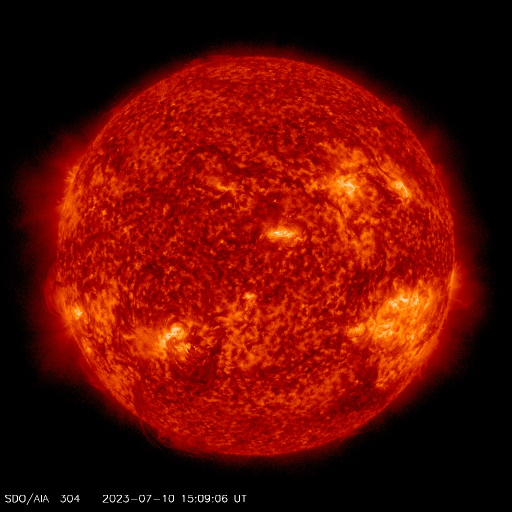
#> input picture Wednesday/latest_1024_0304.jpg, 1024 x 1024 px (shown at 1/2 size); the run also reads 1 picture not shown here
$ jupyter execute --allow-errors 'Workshop 3.1 2Dand3Dvisualisation  students.ipynb'   (shell and % lines are left out)
#> lines starting #> are read from the running program, lines starting #| are printed output that depends on the picture
Sometimes it is useful to display three-dimensional data in two or three dimensions using contours or color-coded regions. This is useful for when visualising satellite images or medical scans.

Content:

- Visualise a map generated by mathematics
- Creating a "meshgrid", a map and rotations
- Mapping of Melbourne and tooltips
- Generate 3D Surface Plot, mplot3d Toolkit
- Add markers to 3D scatter plots
- Images, processing, SVD decomposition for compression of images
- Contour plots and Images
- Stream plot of two point charges

If you want to read the content of your folder where you keep all your python notebooks:

[cell 1]
import os
print(os.getcwd())

# Visualise a tea-pot generated by mathematics

https://trimsh.org/

Ok, Trimesh is a very advanced library, probably not of too much use for us, but for fun, let's import one of their  meshes and visualise it.

Trimesh is a pure Python (2.7-3.5+) library for loading and using triangular meshes with an emphasis on watertight surfaces. The goal of the library is to provide a full featured and well tested Trimesh object which allows for easy manipulation and analysis, in the style of the Polygon object in the Shapely library.

Must install:

You could use trimesh or a similar module to quickly achieve your goal without reinventing the wheel, as such libraries already implement methods for dealing with meshes.

See below a quick implementation of a projection of a surface onto an arbitrary plane, defined by its normal vector and origin.

You will have to import Axes3D to enable the 3d plotting in matplotlib. import Axes3D

Upload the file : teapot.obj in the same folder with your jupyter notebook

[cell 2]
import numpy as np
from mpl_toolkits.mplot3d import Axes3D
import matplotlib.pyplot as plt
import trimesh

#> (the rest of this cell did not finish here and is left out)

# Visualise a map generated by mathematics

[cell 3]
import matplotlib.pyplot as plt
import numpy as np

#if we want a simpler style for plotting a surface
plt.style.use('_mpl-gallery-nogrid')

# make data x,y and define z as a function of x and y
X, Y = np.meshgrid(np.linspace(-3, 3, 16), np.linspace(-3, 3, 16))
Z = (1 - X/2 + X**5 + Y**3) * np.exp(-X**2 - Y**2)

# plot
fig, ax = plt.subplots()

ax.imshow(Z)

plt.show()
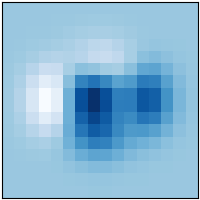
#> figure drawn by matplotlib, 1 panel

# Two- and Three-Dimensional Plotting in Matplotlib

keywords: meshgrid, plot_surface, plot_wireframe, countour3D, scatter

## Creating a "meshgrid"

Using NumPy arrays enables you to express many kinds of data processing tasks as concise array expressions that might otherwise require writing loops. This practice of replacing explicit loops with array expressions is commonly referred to as vectorization. In general, vectorized array operations will often be one or two (or more) orders of magnitude faster than their pure Python equivalents, with the biggest impact in any kind of numerical computations.

The numpy module of Python provides meshgrid() function for creating a rectangular grid with the help of the given 1-D arrays that represent the Matrix indexing or Cartesian indexing.

Click on this link:

    https://www.javatpoint.com/numpy-meshgrid

###Note:

The purpose of np.meshgrid is already mentioned in the documentation:

np.meshgrid : https://docs.scipy.org/doc/numpy/reference/generated/numpy.meshgrid.html

* Return coordinate matrices from coordinate vectors.

* Make N-D coordinate arrays for vectorized evaluations of N-D scalar/vector fields over N-D grids, given one-dimensional coordinate arrays x1, x2,..., xn.

So it's primary purpose is to create a coordinates matrices.

You probably just asked yourself:

Why do we need to create coordinate matrices?
The reason you need coordinate matrices with Python/NumPy is that there is no direct relation from coordinates to values, except when your coordinates start with zero and are purely positive integers. Then you can just use the indices of an array as the index. However when that's not the case you somehow need to store coordinates alongside your data. That's where grids come in.

Task:


Let us define a regular grid using numpy.arange

* Let us take the X-axis ranging from -5 to 5 and Y-axis ranging from -5 to 5.

* So there are a total of (11 * 11) = 121 points marked in the figure each with a X-coordinate and a Y-coordinate.

* For any line parallel to the X-axis, the X-coordinates of the marked points respectively are -5,-4, -3, -2, -1, 0, 1, 2, 3, 4,5. (x_vals = np.arange(start, start+n, 1))

* On the other hand, for any line parallel to the Y-axis, the Y-coordinates of the marked points from bottom to top are -5, -4, -3, -2, -1, 0, 1, 2, 3, 4, 5. (y_vals = np.arange(start, start+m, 1))

* The numpy.meshgrid function returns two 2-Dimensional arrays representing the X and Y coordinates of all the points: X, Y = np.meshgrid(x_vals, y_vals)

[cell 4]
import matplotlib.pyplot as plt
import numpy as np

n, m = 11, 11
start = -5

x_vals = np.arange(start, start+n, 1)
y_vals = np.arange(start, start+m, 1)
X, Y = np.meshgrid(x_vals, y_vals)

#print the values of x in each grid
#print(x_vals)
print(X)
#print(Y)

[cell 5]
# Clockwise, 2D rotation matrix
import numpy as np
rot=0

pi = np.pi

#x = np.linspace(-2.*pi, 2.*pi, 1001)
#y = x.copy()

#> (the rest of this cell did not finish here and is left out)

Let's rotate the image by 20 degrees

[cell 6]
# Clockwise, 2D rotation matrix
import numpy as np

#rotation angle
rot=20

pi = np.pi

x = np.linspace(-2.*pi, 2.*pi, 1001)
y = x.copy()

X, Y = np.meshgrid(x, y)
#rotation matrix and the transformation:
Xr   =  np.cos(rot)*X + np.sin(rot)*Y  # "cloclwise"
Yr   = -np.sin(rot)*X + np.cos(rot)*Y
#the new mapping
zz = np.sin(Xr) + np.cos(Yr)


# plot
fig, ax = plt.subplots()

ax.imshow(zz)

plt.show()
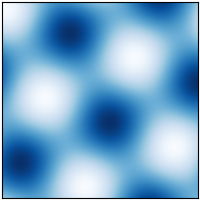
#> figure drawn by matplotlib, 1 panel

# Mapping of Melbourne and tooltips

Creating Visualisation
I’ll be using the Python package Folium for creating the visualisation.

[cell 7]

import folium

To create a base map, simply pass your starting coordinates to Folium:

The Python code  creates the base layer of the map which opens at the center cordinates. This base layer has a tile styling of ‘OpenStreetMap’ which looks like the below. You can customise the tile set with the styling options per the Folium documentation here (and search for the tile layer class).

[cell 8]
import folium
#> (the rest of this cell did not finish here and is left out)

#> (a cell that did not finish here is left out)

I’ll be mainly focusing on Monash Univ  and surrounded suburbs, I’ll be using coordinates for our uni and will set the zoom size to 13.

[cell 10]
folium.Map(location=[-37.91, 145.132], zoom_start=17)
#> (this line was passed over: folium is not available in this run)

# Create tooltip interaction

Find us in the School of Math and a coffee shop!

Add more tooltips, add the location of your cat or house.....as a marker on the map

#> (a cell that did not finish here is left out)

#> (a cell that did not finish here is left out)

Then instead of using Folium.Marker, I’m using Folium.Circle a dangerous zone (don't get closer!

#> (a cell that did not finish here is left out)

Now, I am impressed.

Let’s zoom it in.

So, This is how I wanted my map to be and I’m going to include this in my report.

You can actually show more information on the tooltip
(https://towardsdatascience.com/creating-interactive-geospatial-visualisation-75a2dfaf7e59)

## Generate 3D Surface Plot
### The function f(x,y) and its 3D graphical representation using the mplot3d Toolkit

In this section we want to go over some of the basic ideas about functions of more than one variable such as:
$f(x,y) $, a function $f$ that depends of two variables $(x,y)$ at once.

$f(x)=x^4$ is a simple function. So is this function: $f(x)=1-x-x^2$.

But $f(x,y)=x^2 +y^2$ is a new function that depends on $x$ and $y$.
The Domains of x and y has to be specified if you want to plot this function.

When $z = f(x, y)$,  this is a surface in 3D! The height $z = f(x, y)$ over each point of (x,y) gives the value of f.

To generate an image like this, we first want to create x and y arrays using np.arange or np.linspace, then calculate a "height" value, z, at each point in x and y. (where z = f(x,y))

We will use the meshgrid to generate (x,y) pairs. The purpose of meshgrid is to create a rectangular grid out of an array of x values and an array of y values.

Then, we use: plot_surface().

Surface plot shows a functional relationship between a designated dependent variable (Z), and two independent variables (X and Y). The plot is a companion plot to the contour plot. A surface plot is like a wireframe plot, but each face of the wireframe is a filled polygon. This can aid perception of the topology of the surface being visualized. The plot_surface() function x,y and z as arguments.

References:
https://images.app.goo.gl/CFRs1btkS5VgUcHK6

https://www.whitman.edu/mathematics/calculus_online/section14.01.html

https://www.tutorialspoint.com/matplotlib/matplotlib_3d_surface_plot.htm

Let's plot : $f(x,y)=x^2 +y^2$

[cell 14]
import numpy as np
import matplotlib.pyplot as plt

def myfunction(x,y):
    return x**2+y**2

## The mplot3d Toolkit

Generating 3D plots using the mplot3d toolkit.

https://matplotlib.org/3.1.1/tutorials/toolkits/mplot3d.html

Add the mpl_toolkits.mplot3d

[cell 15]
from mpl_toolkits.mplot3d import Axes3D
# Axes3D import has side effects, it enables using projection='3d' in add_subplot

[cell 16]
fig = plt.figure()
ax = fig.add_subplot(111, projection='3d')
x = y = np.arange(-3.0, 3.0, 0.05)
X, Y = np.meshgrid(x, y)

#define z=f(x,y)
zs = np.array(myfunction(np.ravel(X), np.ravel(Y)))

Z = zs.reshape(X.shape)

ax.plot_surface(X, Y, Z)

ax.set_xlabel('X Label')
ax.set_ylabel('Y Label')
ax.set_zlabel('Z Label')

plt.show()
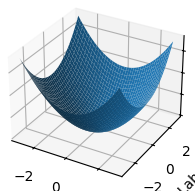
#> figure drawn by matplotlib, 1 panel

Exercise:

Change the colour of the plot, choose a 'hot' colour map. To do this replace:

ax.plot_surface(X, Y, Z)

by

my_cmap = plt.get_cmap('hot')
ax.plot_surface(X, Y, Z, cmap=my_cmap)

[cell 17]
fig = plt.figure()
ax = fig.add_subplot(111, projection='3d')
x = y = np.arange(-3.0, 3.0, 0.05)
X, Y = np.meshgrid(x, y)

#define z=f(x,y)
zs = np.array(myfunction(np.ravel(X), np.ravel(Y)))

Z = zs.reshape(X.shape)

my_cmap = plt.get_cmap('hot')
ax.plot_surface(X, Y, Z, cmap=my_cmap)

ax.set_xlabel('X Label')
ax.set_ylabel('Y Label')
ax.set_zlabel('Z Label')

plt.show()
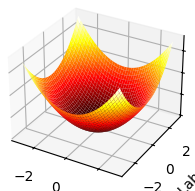
#> figure drawn by matplotlib, 1 panel

[cell 18]
fig = plt.figure()
ax = fig.add_subplot(111, projection='3d')
x = y = np.arange(-3.0, 3.0, 0.05)
X, Y = np.meshgrid(x, y)
#define z=f(x,y)
zs = np.array(myfunction(np.ravel(X), np.ravel(Y)))

Z = zs.reshape(X.shape)

# Creating color map add 'hot'
my_cmap = plt.get_cmap('hot')
ax.plot_surface(X, Y, Z, cmap=my_cmap)

ax.set_xlabel('X Label')
ax.set_ylabel('Y Label')
ax.set_zlabel('Z Label')

plt.show()

# Gradient Surface Plot

This plot is a combination of a 3D surface plot with a 2D contour plot. In the Gradient surface plot, the 3D surface is colored same as the 2D contour plot. The parts that are high on the surface contains different color rather than the parts which are low at the surface.

The required syntax is:

ax.plot_surface(X, Y, Z, cmap, linewidth, antialiased)
where cmap is used to set the color for the surface.

[cell 19]
from mpl_toolkits import mplot3d
import numpy as np
import matplotlib.pyplot as plt

x = np.outer(np.linspace(-3, 3, 32), np.ones(32))
y = x.copy().T
z = (np.sin(x **2) + np.cos(y **2) )

fig = plt.figure(figsize =(14, 9))
ax = plt.axes(projection ='3d')

my_cmap = plt.get_cmap('cool')

surf = ax.plot_surface(x, y, z, cmap = my_cmap, edgecolor ='none')

fig.colorbar(surf, ax = ax, shrink = 0.7, aspect = 7)

ax.set_title('Surface plot')


plt.show()
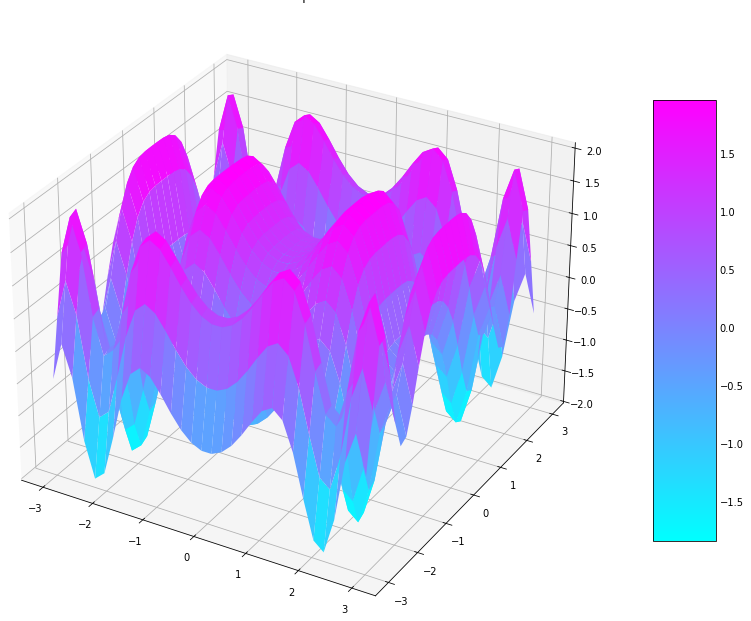
#> figure drawn by matplotlib, 2 panels

# Fancy 3D plots

Let us plot :  $z =sin(\sqrt{ x^2  + y^2})$

So when $z = f(x, y)$,  this is a surface in 3D!

The height $z = f(x, y)$ over each point of (x,y) gives the value of f.

Wire-frame plots draw lines between nearby points. They can be displayed using the plot_wireframe method. Here we'll plot the  surface $z$:

[cell 20]
def z_function(x, y):
    return np.sin(np.sqrt(x ** 2 + y ** 2))

x = np.linspace(-6, 6, 30)
y = np.linspace(-6, 6, 30)

X, Y = np.meshgrid(x, y)
Z = z_function(X, Y)

fig = plt.figure()
ax = plt.axes(projection="3d")
ax.plot_wireframe(X, Y, Z, color='green')
ax.set_xlabel('x')
ax.set_ylabel('y')
ax.set_zlabel('z')

plt.show()
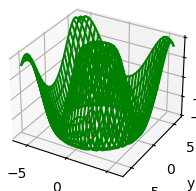
#> figure drawn by matplotlib, 1 panel

Exercise:

Draw the graph (or surface) of the function: $z = 9 − x^2 − y
^2$ (a circular paraboloid).

[cell 21]
def z_function(x, y):
    return 9-x**2-y**2

x = np.linspace(-6, 6, 30)
y = np.linspace(-6, 6, 30)

X, Y = np.meshgrid(x, y)
Z = z_function(X, Y)

fig = plt.figure()
ax = plt.axes(projection="3d")
ax.plot_wireframe(X, Y, Z, color='blue')
ax.set_xlabel('x')
ax.set_ylabel('y')
ax.set_zlabel('z')

plt.show()
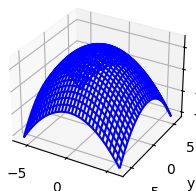
#> figure drawn by matplotlib, 1 panel

Exercise:

Draw the graph (or surface) of the function: $z =x^2 − y^2$  .

[cell 22]
def z_function(x, y):
    return x**2-y**2

x = np.linspace(-6, 6, 30)
y = np.linspace(-6, 6, 30)

X, Y = np.meshgrid(x, y)
Z = z_function(X, Y)

fig = plt.figure()
ax = plt.axes(projection="3d")
ax.plot_surface(X, Y, Z, color='red')
ax.set_xlabel('x')
ax.set_ylabel('y')
ax.set_zlabel('z')

plt.show()
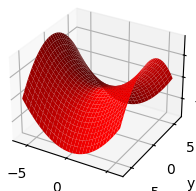
#> figure drawn by matplotlib, 1 panel

Note: These plots will help you a lot when studying vector calculus and multivariable calculus.

Exercise:

Here you will show  the  three-dimensional contour diagram of the above three-dimensional sinusoidal function. Use:

ax = plt.axes(projection='3d')

ax.contour3D(X, Y, Z, 50, cmap='binary')

[cell 23]
#Solution:

def f(x, y):
    return np.sin(np.sqrt(x ** 2 + y ** 2))

x = np.linspace(-6, 6, 30)
y = np.linspace(-6, 6, 30)

X, Y = np.meshgrid(x, y)
Z = f(X, Y)

[cell 24]
fig = plt.figure()

ax = plt.axes(projection='3d')

ax.contour3D(X, Y, Z, 50, cmap='binary')

ax.set_xlabel('x')
ax.set_ylabel('y')
ax.set_zlabel('z')

plt.show()
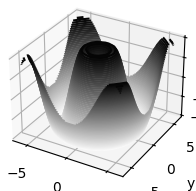
#> figure drawn by matplotlib, 1 panel

# Change the viewing angle:

Sometimes the default viewing angle is not optimal, in which case we can use the view_init method to set the elevation and azimuthal angles. In the following example, we'll use an elevation of 60 degrees (that is, 60 degrees above the x-y plane) and an azimuth of 35 degrees (that is, rotated 35 degrees counter-clockwise about the z-axis):

[cell 25]
ax.view_init(60, 35)
fig

Again, note that this type of rotation can be accomplished interactively by clicking and dragging when using one of Matplotlib's interactive backends.

Exercise:

Plot in 3D  $Z = X*e^{(-X^2 - Y^2)}$ and change the viewing angle by rotating the image around the z axis by 180 degrees.

[cell 26]
#Solution:

def f(x, y):
    return x*np.exp(-x**2-y**2)

x = np.linspace(-6, 6, 30)
y = np.linspace(-6, 6, 30)

X, Y = np.meshgrid(x, y)
Z = f(X, Y)

fig = plt.figure()

ax = plt.axes(projection='3d')

ax.contour3D(X, Y, Z, 50, cmap='binary')

ax.set_xlabel('x')
ax.set_ylabel('y')
ax.set_zlabel('z')

ax.view_init(180,60)


plt.show()

# Add markers to  scatter plots

These are many markers that can be added to plot:


    'o', '.', ',', 'x', '+', 'v', '^', '<', '>', 's', 'd'

[cell 27]
fig = plt.figure(figsize=(10,6))

rng = np.random.RandomState(0)
for marker in ['o', '.', ',', 'x', '+', 'v', '^', '<', '>', 's', 'd']:
    plt.plot(rng.rand(20), rng.rand(20), marker,
                    label="marker='{0}'".format(marker))
    plt.legend(numpoints=1)
    plt.xlim(0, 1.2);

Change the size of the above figure :

    fig = plt.figure(figsize=(10, 10))

Add random circles with random sizes:

[cell 28]
fig = plt.figure(figsize=(10, 10))
rng = np.random.RandomState(0)
x = rng.randn(100)
y = rng.randn(100)
colors = rng.rand(100)
sizes = 1000 * rng.rand(100)

plt.scatter(x, y, c=colors, s=sizes, alpha=0.3,cmap='viridis')
plt.colorbar();  # show color scale

[cell 29]
import math

import numpy as np
import matplotlib.pyplot as plt
from matplotlib import cm

colormap = cm.get_cmap("rainbow")


def plot_grid(
    xmin: float,
    xmax: float,
    ymin: float,
    ymax: float,
    n_lines: int,
    line_points: int,
    map_func,
):
    """
    Plot a transformation of a regular grid.

    :param xmin: Minimum x value
    :param xmax: Maximum x value
    :param ymin: Minimum y value
    :param ymax: Maximum y value
    :param n_lines: Number of lines per axis
    :param line_points: Number of points per line
    :param map_func: Function to map the grid points to new coordinates
    """
#> called with xmin = 0, xmax = 4, ymin = 0, ymax = 4, n_lines = 10, line_points = 10
    # List for gathering the lines into.
    lines = []

    # Iterate over horizontal lines.
    for y in np.linspace(ymin, ymax, n_lines):
        lines.append([map_func(x, y) for x in np.linspace(xmin, xmax, line_points)])

    # Iterate over vertical lines.
    for x in np.linspace(xmin, xmax, n_lines):
        lines.append([map_func(x, y) for y in np.linspace(ymin, ymax, line_points)])

    # Plot all the lines.
    for i, line in enumerate(lines):
        p = i / (len(lines) - 1)  # Normalize to 0-1.
        # Transpose the list of points for passing to plot.
        xs, ys = zip(*line)
        # Get the line color from the colormap.
        plt.plot(xs, ys, color=colormap(p))


# Define some mapping functions.


def identity(x, y):
    return x, y


def example(x, y):
    c = complex(x, y) ** 2
    return (c.real, c.imag)


def wobbly(x: float, y: float):
    return x + math.sin(y * 2) * 0.2, y + math.cos(x * 2) * 0.3


# [4 lines left out: function vortex, not called in this run]

def herradura(x,y):
    return y,-9.5+y**2+0.3*x


# Set up the plot surface...
plt.figure(figsize=(8, 8))
plt.tight_layout()

plt.subplot(2, 2, 1)
plt.title("Identity")
plot_grid(0, 4, 0, 4, 10, 10, identity)

plt.subplot(2, 2, 2)
plt.title("Example")
plot_grid(0, 4, 0, 4, 10, 10, example)

plt.subplot(2, 2, 3)
plt.title("Wobbly")
plot_grid(0, 4, 0, 4, 10, 40, wobbly)

plt.subplot(2, 2, 4)
plt.title("Herradura")
plot_grid(-4, 4, -4, 4, 10, 10, herradura)

plt.savefig("so71735261-2.png")
plt.show()

Exercise: too crowded, right? Change the size of the figure.

[cell 30]
fig = plt.figure(figsize=(15, 15))
rng = np.random.RandomState(0)
x = rng.randn(100)
y = rng.randn(100)
colors = rng.rand(100)
sizes = 1000 * rng.rand(100)

plt.scatter(x, y, c=colors, s=sizes, alpha=0.3,cmap='viridis')
plt.colorbar();  # show color scale

# Solar Images and Compression of Matrices

Task:

Import the image: https://sdo.gsfc.nasa.gov/assets/img/latest/latest_1024_0304.jpg or one of the latest
        image of the Sun , preferably a coloured one.

Use:


[cell 31]
import matplotlib.pyplot as plt
import matplotlib.image as mpimg

#img=mpimg.imread('sunspot.png')
img=mpimg.imread('latest_1024_0304.jpg')
#> img is the input picture: shape (1024, 1024, 3); mean R, G, B 96.6, 11.7, 2.4
#> (the rest of the program and of its run is left out)
